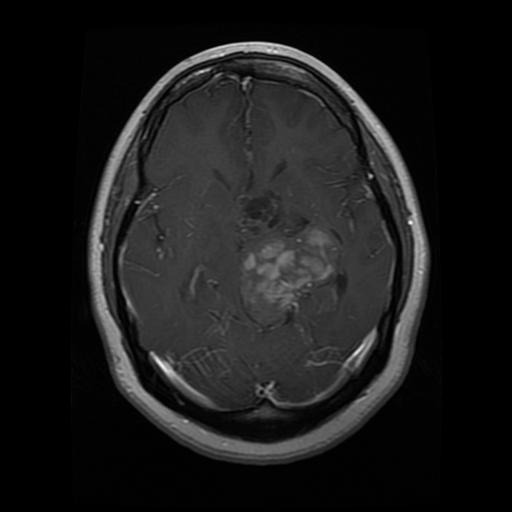
#> input picture Tecnicas de IA/Tarea SIFT/fig/Cancer (1).jpg, 512 x 512 px
$ jupyter execute CamiloZP_SIFT.ipynb
#> lines starting #> are read from the running program, lines starting #| are printed output that depends on the picture
<h1><center>SIFT</center></h1>
<h2><center>Universidad Nacional de Colombia</center></h2>
<h2><center>Técnicas de inteligencia artificial</center></h2>
<h2><center>Camilo Esteban Zambrano Pereira</center></h2>

[cell 1]
import cv2
import matplotlib.pyplot as plt
import numpy as np

# SIFT (Scale-Invariant Feature Transform)
---

Algunos algoritmos de detección de caracteristicas pierden precisión al aplicarse sobre imagenes escaladas, por ejemplo el de detección de esquinas puede detectartar algunos puntos en la imagen inicial y otros diferentes en la imagen escalada. SIFT es un algoritmo que permite mantener constantes las caracteristicas detectados a pesar d modificaciones en la imagen como el escalado o la rotación.

SIFT utiliza la diferencia de gaussianas con diferentes valores de $\sigma$, donde los valores pequeños se encargan de de caracteristicas pequeñas y los valores grandes evidencian caracteristicas más grandes. Esto se logra realizando la resta entre filtros adyacentes como se observa en la imágen:

Posteriormente se buscan puntos que prevalezcan en diferentes escalas que representan potenciales caracteristicas.

# Aplicación
---

[cell 2]
# Imágen original
cancer = cv2.imread("fig/Cancer (1).jpg", 0)
#> cancer is the input picture: shape (512, 512); min 0, max 249, mean 26.8
plt.imshow(cancer, cmap="gray")
plt.axis("off")
plt.title("Cancer")

[cell 3]
# Tumor de la imagen
tumor = cancer[200:350, 225:350]
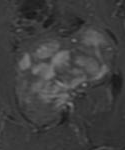
#> tumor: shape (150, 125); min 22, max 128, mean 62.1
plt.imshow(tumor, cmap="gray")
plt.axis("off")

[cell 4]
# Implementación de SIFT
sift = cv2.SIFT_create()
kp = sift.detect(tumor,None)
#> kp = 54 keypoints; strongest (x, y, size): (70, 104, 2.8), (74, 40, 2.4), (25, 62, 7.6), (68, 107, 2.5)
img=cv2.drawKeypoints(tumor,kp,cancer)
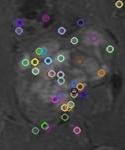
#> img: shape (150, 125, 3); mean of channels 0, 1, 2 65.4, 65.1, 65.5; drawn as B, G, R
plt.imshow(img)

# Ejemplo de uso
---

Encontrar imágen dentro de otra:

[cell 5]
# Se crea el objeto SIFT
sift = cv2.SIFT_create()
kp1, des1 = sift.detectAndCompute(cancer,None)
#> kp1 = 486 keypoints; strongest (x, y, size): (410, 222, 2.7), (202, 71, 2.5), (370, 176, 3), (165, 368, 8.8)

# Se crea una imagen del tumor más grande, con fondo blanco y rotada
img2 = np.ones((cancer.shape), "uint8")*255
img2[200:350, 225:350] =  tumor
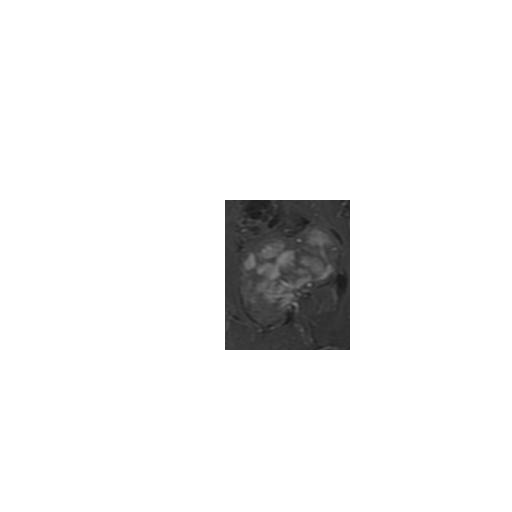
#> img2: shape (512, 512); min 22, max 255, mean 241.2
img2 = cv2.rotate(img2, cv2.cv2.ROTATE_90_COUNTERCLOCKWISE)
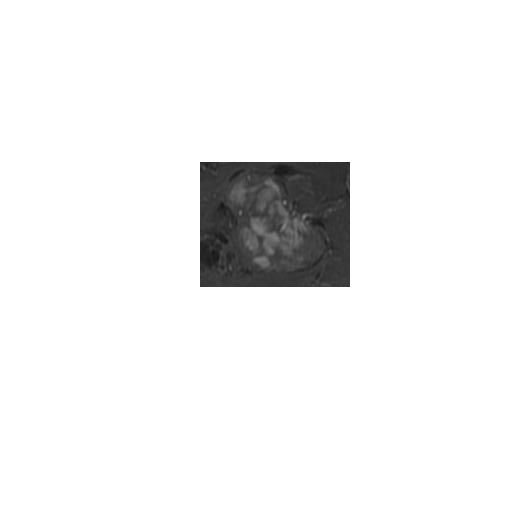
#> img2: shape (512, 512); min 22, max 255, mean 241.2

# Detección de caracteristicas
kp2, des2 = sift.detectAndCompute(img2,None)
#> kp2 = 64 keypoints; strongest (x, y, size): (275, 224, 102.6), (348, 285, 2.1), (225, 259, 41.7), (338, 173, 17.9)

# Imagenes originales
hmerge = np.hstack((cancer, img2))
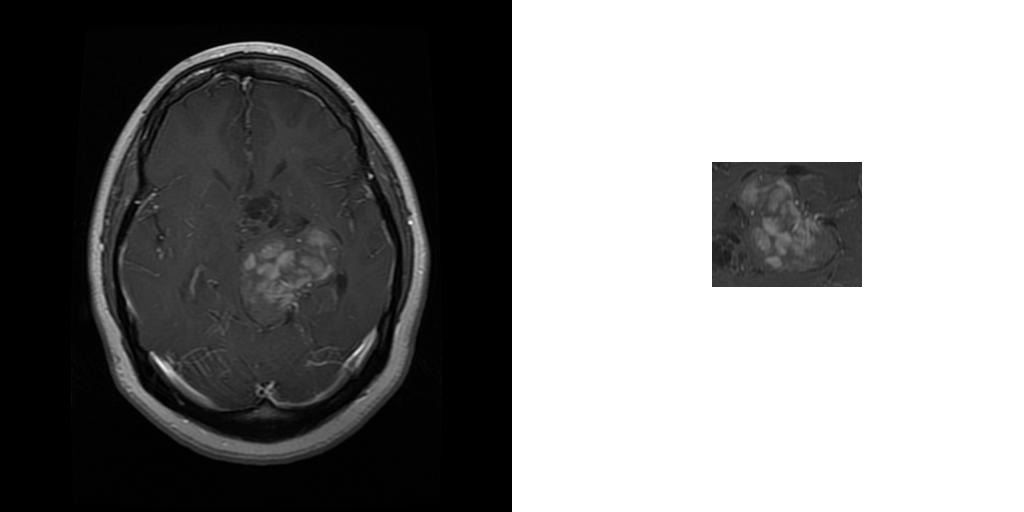
#> hmerge: shape (512, 1024); min 0, max 255, mean 134
plt.figure(figsize=(16, 9), dpi=80)
plt.imshow(hmerge, cmap="gray")
plt.title("Originales")
plt.axis("off")

# Se dibujan las caracteristicas de cada imágen
img3 = cv2.drawKeypoints(cancer,kp1,cancer,color=(255,0,255))
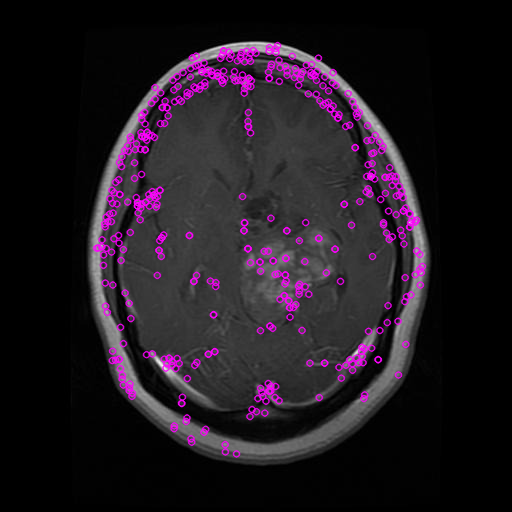
#> img3: shape (512, 512, 3); mean of channels 0, 1, 2 33.3, 24.5, 33.3; drawn as B, G, R
img4 = cv2.drawKeypoints(img2,kp2,img2,color=(255,0,255))

# Imágenes con las caracteristicas
hmerge = np.hstack((img3, img4))
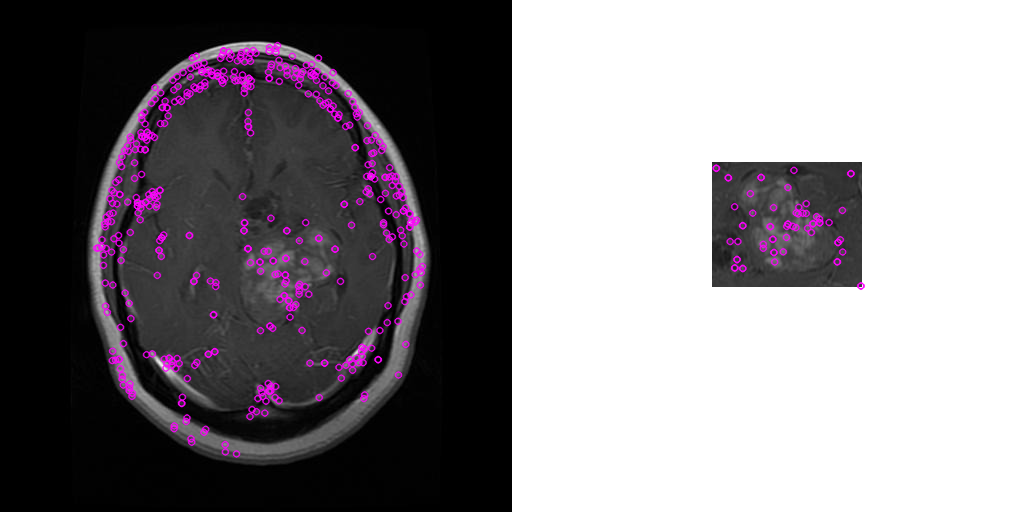
#> hmerge: shape (512, 1024, 3); mean of channels 0, 1, 2 137.6, 132.7, 137.6; drawn as B, G, R
plt.figure(figsize=(16, 9), dpi=80)
plt.imshow(hmerge, cmap="gray")
plt.title("Caracteristicas")
plt.axis("off")


# Match entre las imágenes
bf = cv2.BFMatcher()
matches = bf.knnMatch(des1,des2, k=2)
#> matches = 486 matches
good = []
for m,n in matches:
    if m.distance < 0.75*n.distance:
        good.append([m])
#> after the loop, good = 93 matches

# Proyección
img5 = cv2.drawMatchesKnn(cancer, kp1, img2, kp2, good, None, flags = 2)
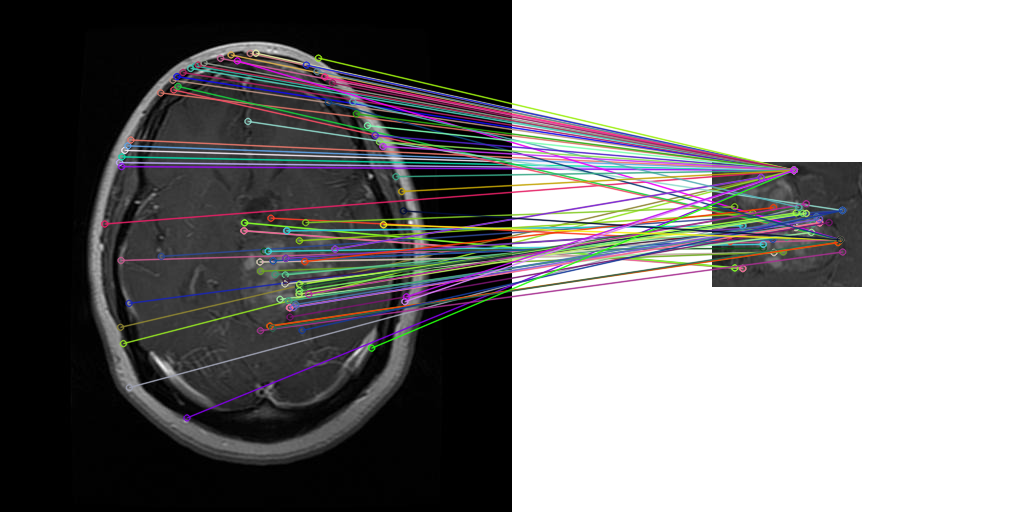
#> img5: shape (512, 1024, 3); mean of channels 0, 1, 2 135.6, 134.8, 135.8; drawn as B, G, R
plt.figure(figsize=(16, 9), dpi=80)
plt.imshow(img5, cmap="gray")
plt.title("Proyección")
plt.axis("off")

$ run again, with Tecnicas de IA/Tarea SIFT/fig/Not Cancer  (1).jpeg copied over Tecnicas de IA/Tarea SIFT/fig/Cancer (1).jpg
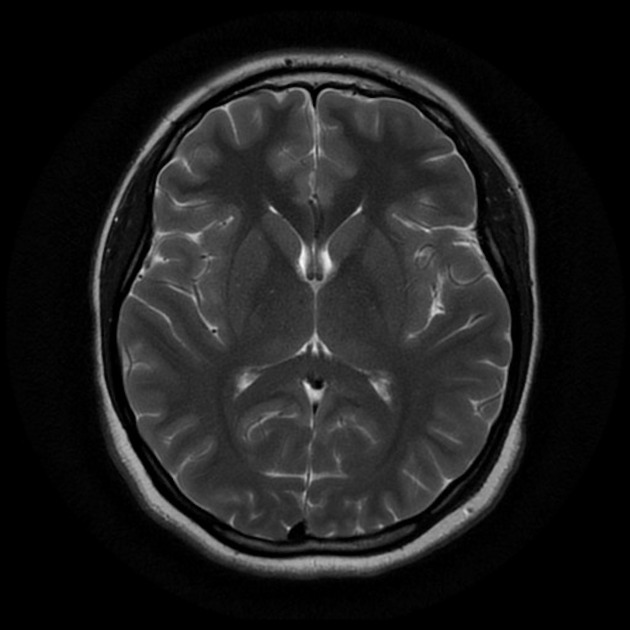
#> input picture Tecnicas de IA/Tarea SIFT/fig/Not Cancer  (1).jpeg, 630 x 630 px
#> cancer is the input picture: shape (630, 630); min 0, max 248, mean 29.7
#> kp = 57 keypoints; strongest (x, y, size): (102, 63, 9.6), (88, 60, 27.3), (90, 138, 5.8), (6, 18, 3.1)
#> kp1 = 736 keypoints; strongest (x, y, size): (307, 386, 4.6), (142, 271, 4.1), (302, 262, 8.4), (327, 263, 9.2)
#> `img2 = cv2.rotate(img2, cv2.cv2.ROTATE_90_COUNTERCLOCKWISE)`:
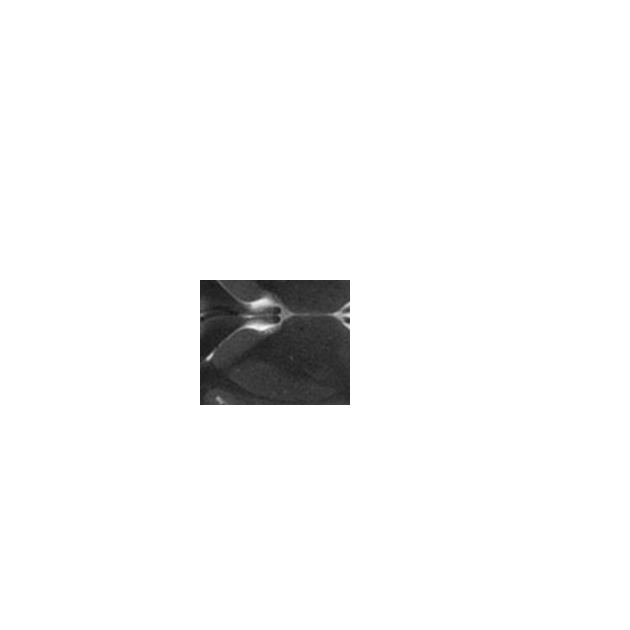
#> img2: shape (630, 630); min 17, max 255, mean 245.8
#> kp2 = 76 keypoints; strongest (x, y, size): (276, 345, 99.5), (209, 289, 14.2), (336, 292, 20), (205, 400, 7.9)
#> matches = 736 matches
#> after the loop `for m,n in matches:`: good = 69 matches
#> `img5 = cv2.drawMatchesKnn(cancer, kp1, img2, kp2, good, None, flags = 2)`:
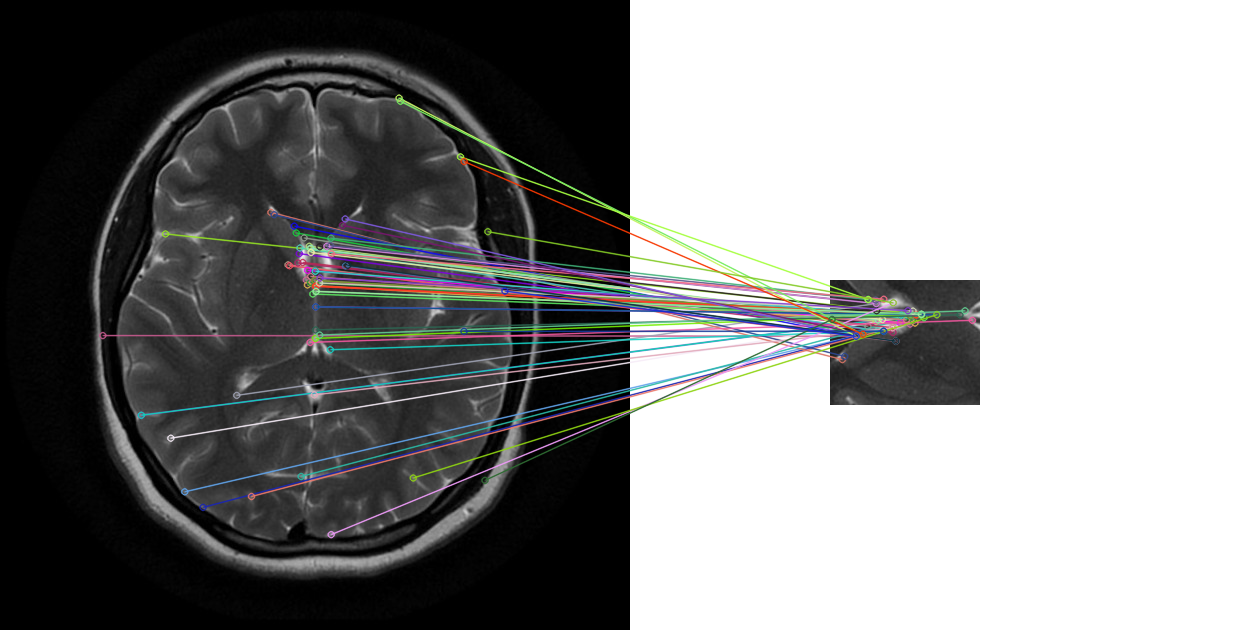
#> img5: shape (630, 1260, 3); mean of channels 0, 1, 2 139, 139.1, 138.7; drawn as B, G, R
